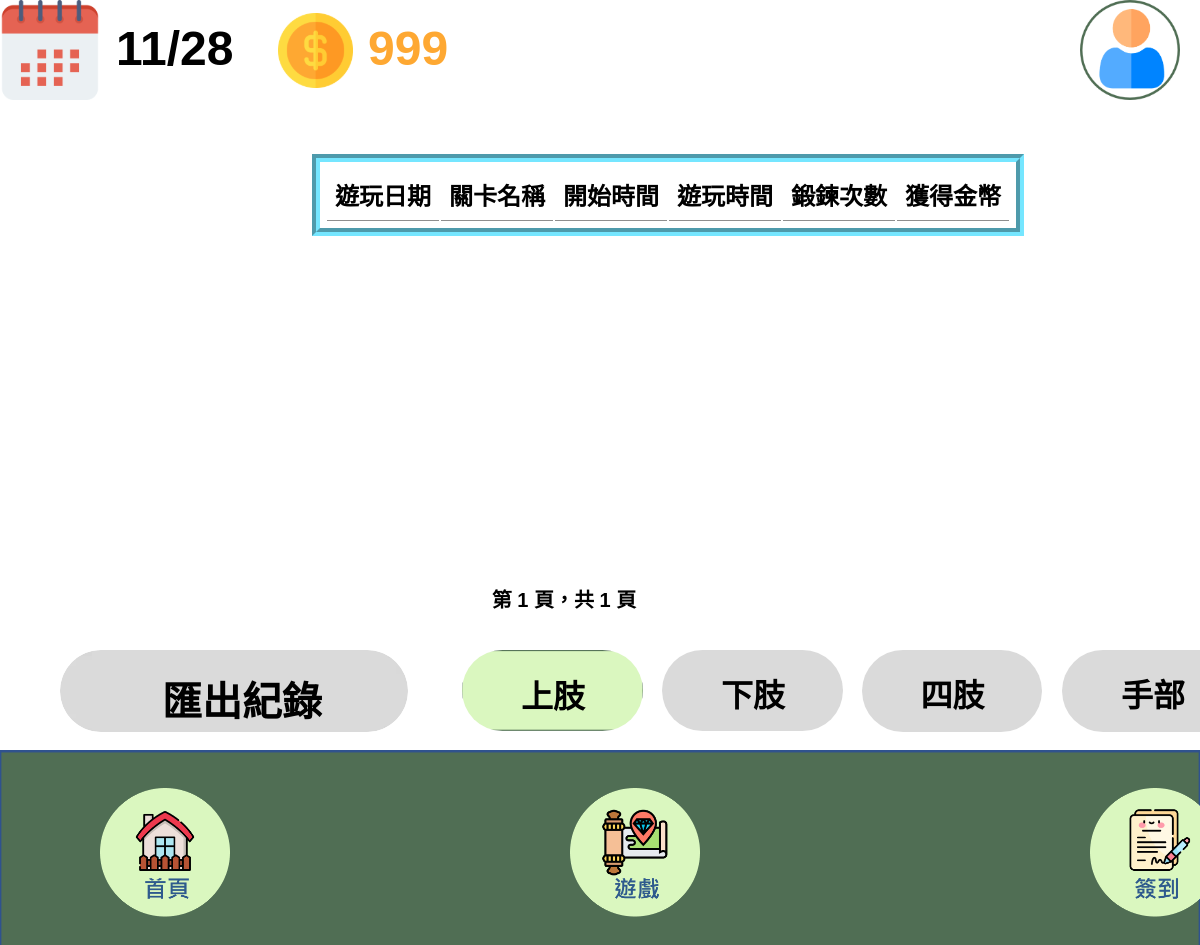
Page /紀錄上肢 (signed in) on the earlier database version.
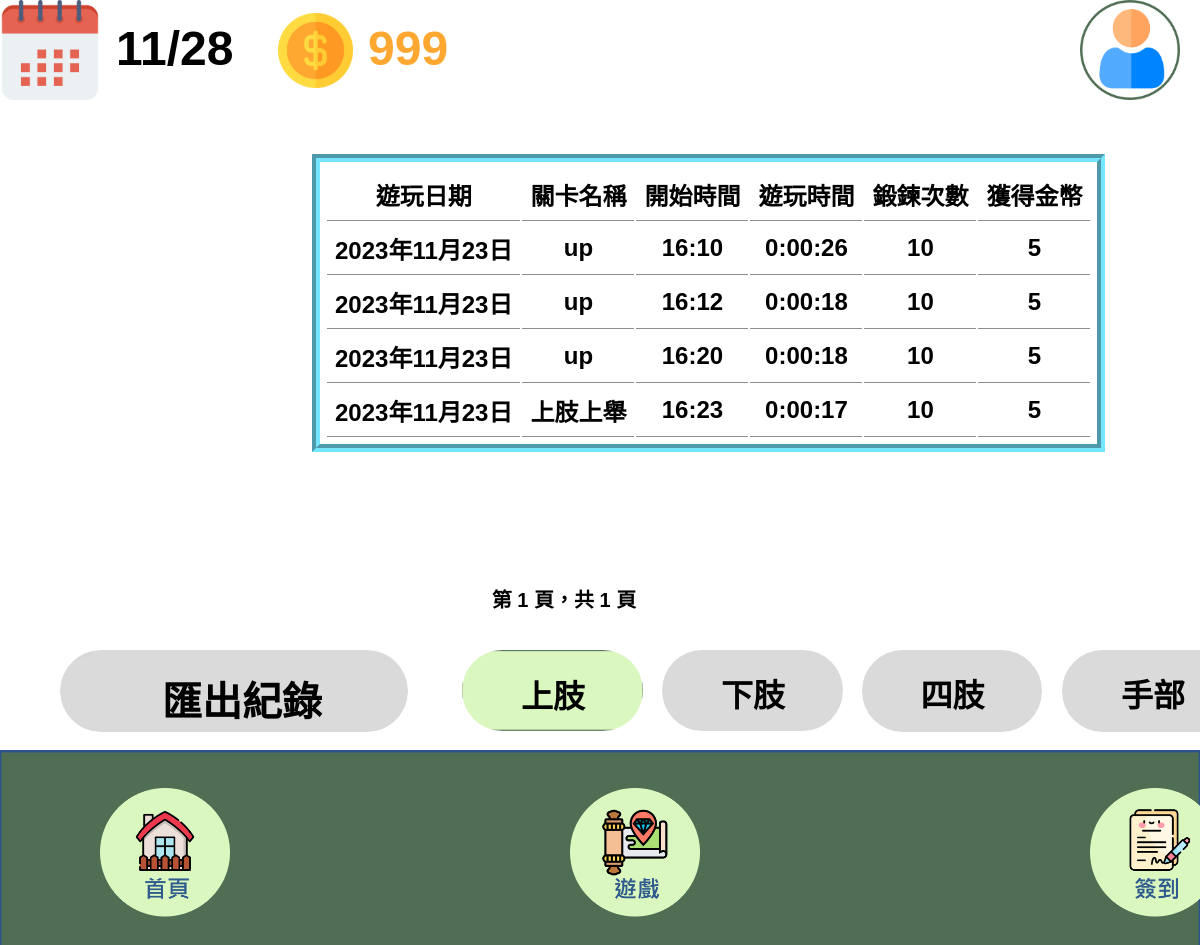
Same page on the later database version.
### w2/models.py (models this page shows)
class GameRecord(models.Model):
    USER_UID = models.CharField(max_length=20)
    PlayDate = models.DateField()
    PlayPart = models.CharField(max_length=20)
    UID = models.CharField(max_length=30)
    PlayStage = models.CharField(max_length=20)
    StartTime = models.TimeField()
    EndTime = models.TimeField()
    DurationTime = models.DurationField()
    AddCoin = models.IntegerField(default=0)
    ExerciseCount = models.IntegerField(default=0)
    EstablishTime = models.DateTimeField(auto_now_add=True)

### templates/紀錄上肢.html (shortened to what the changed rows need)
{% load static %}
<!DOCTYPE html>
<html lang="zh-Hant">
  <head>
    <link rel="stylesheet" href="{% static 'css/style.css' %}" />
  </head>
  <body>
    <div>
      <link href="{% static 'css/紀錄.css' %}" rel="stylesheet" />
      <div class="component-紀錄1-container">
        <div class="component-紀錄1-frame">
          <div class="component-紀錄1-table">
            <table>
                <tr style="border-bottom: 2px solid #000;">
                  <th>遊玩日期</th>
                  <th>關卡名稱</th>
                  <th>開始時間</th>
                  <th>遊玩時間</th>
                  <th>鍛鍊次數</th>
                  <th>獲得金幣</th>
                </tr>
                {% for record in play_records %}
                  <tr>
                    <td>{{ record.PlayDate }}</td>
                    <td>{{ record.PlayStage }}</td>
                    <td>{{ record.StartTime }}</td>
                    <td>{{ record.DurationTime }}</td>
                    <td>{{ record.ExerciseCount }}</td>
                    <td>{{ record.AddCoin }}</td>
                  </tr>
                {% endfor %}
            </table>
          </div>
        </div>
      </div>
    </div>
  </body>
</html>

Differences in the rows shown:
added GameRecord: PlayDate "2023年11月23日", PlayStage "up", StartTime "16:10", DurationTime "0:00:26", ExerciseCount "10", AddCoin "5"
added GameRecord: PlayDate "2023年11月23日", PlayStage "up", StartTime "16:12", DurationTime "0:00:18", ExerciseCount "10", AddCoin "5"
added GameRecord: PlayDate "2023年11月23日", PlayStage "up", StartTime "16:20", DurationTime "0:00:18", ExerciseCount "10", AddCoin "5"
added GameRecord: PlayDate "2023年11月23日", PlayStage "上肢上舉", StartTime "16:23", DurationTime "0:00:17", ExerciseCount "10", AddCoin "5"
